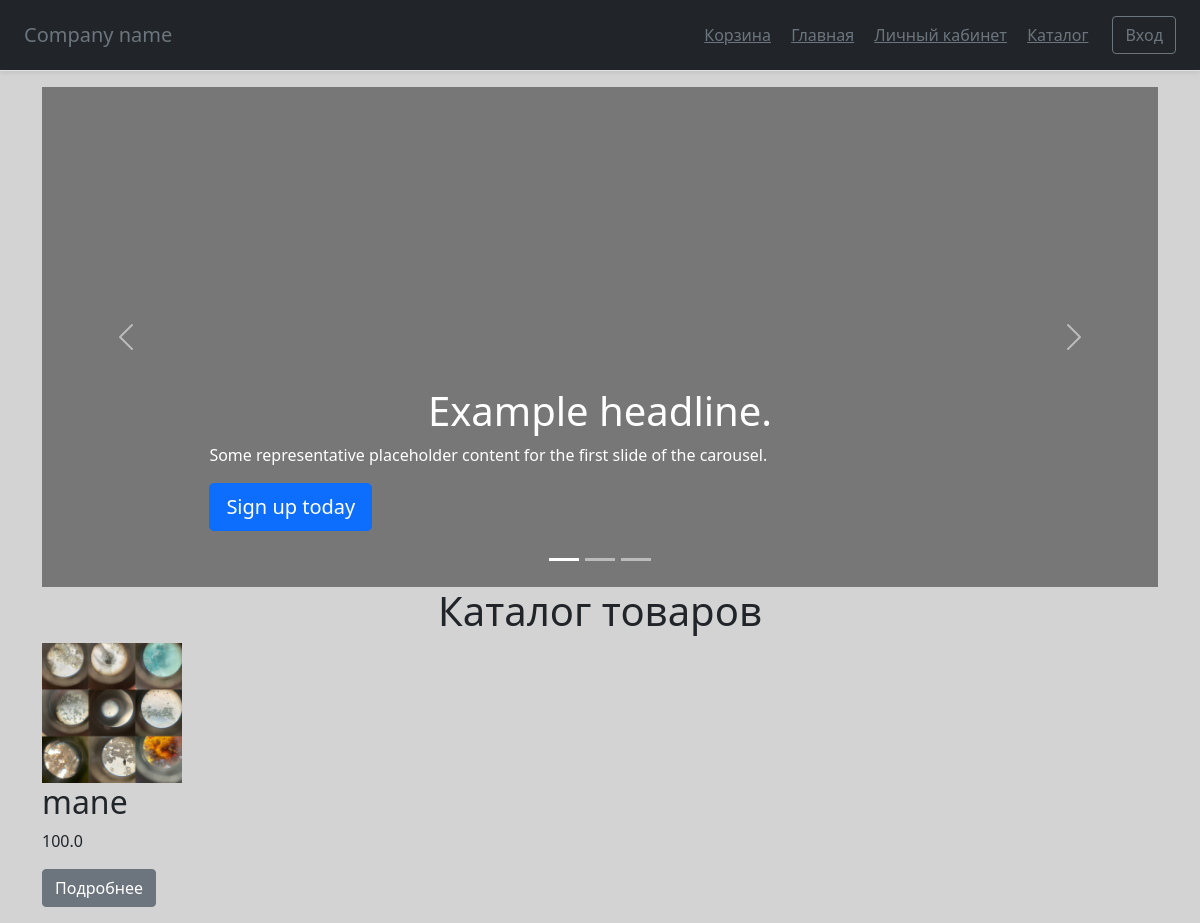
The app's page /catalog, older data.
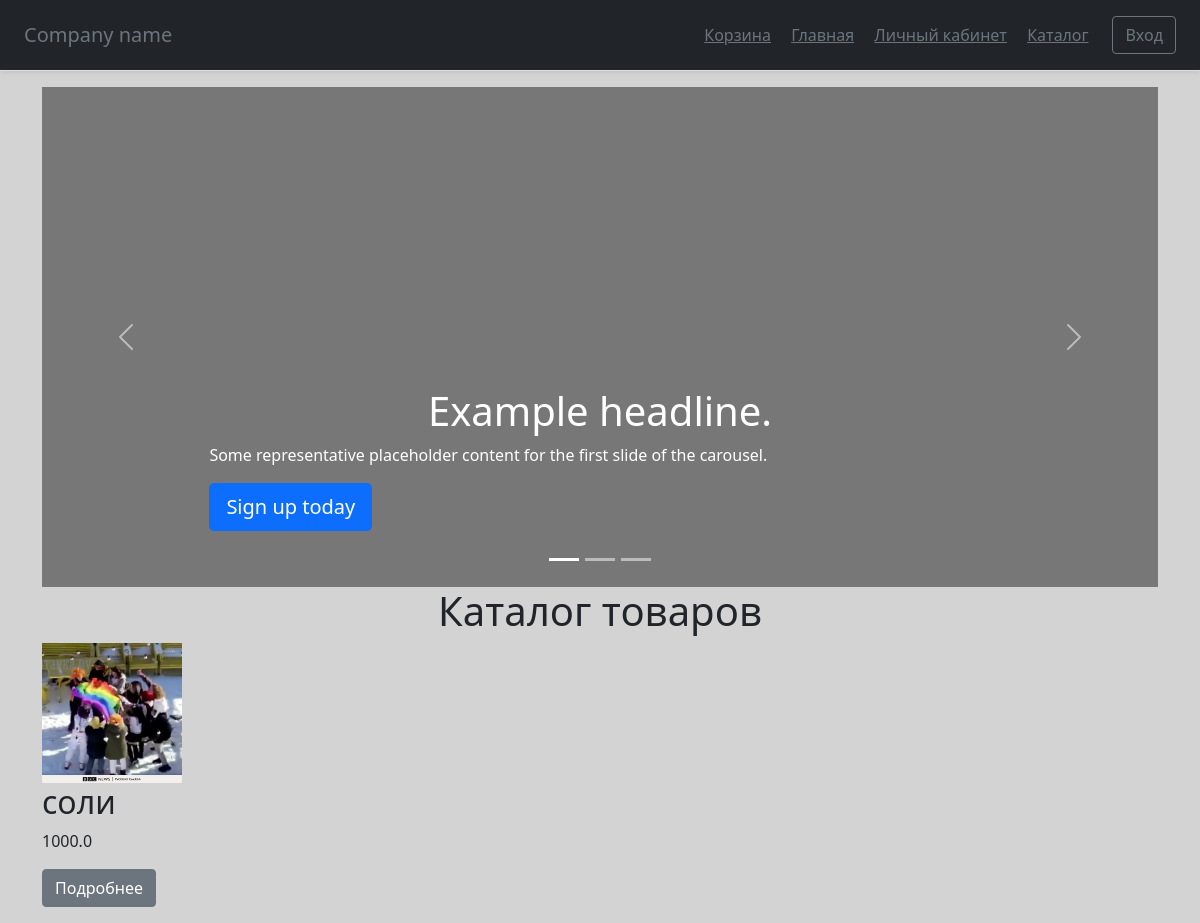
The same page, newer data.
### main.py (models this page shows)
class Items(db.Model):
    id = db.Column(db.Integer, primary_key=True, autoincrement=True)
    name = db.Column(db.String(100), nullable=True)
    description = db.Column(db.Text, nullable=True)
    photo_url = db.Column(db.Text, nullable=True)
    count = db.Column(db.Integer, nullable=True)
    price = db.Column(db.Float, nullable=True)

### main.py (the view)
    @app.route('/catalog')
    def catalog():
        items = Items.query.all()
        return render_template('catalog.html', title='Каталог', css_file='catalog.css', class_main='container',
                               items=items)

### templates/catalog.html (shortened to what this page needs)
{% extends "base.html" %}
{% block content %}
<div id="myCarousel" class="carousel slide" data-bs-ride="carousel">
    <div class="carousel-indicators">
      <button type="button" data-bs-target="#myCarousel" data-bs-slide-to="0" class="active" aria-current="true" aria-label="Slide 1"></button>
      <button type="button" data-bs-target="#myCarousel" data-bs-slide-to="1" aria-label="Slide 2"></button>
      <button type="button" data-bs-target="#myCarousel" data-bs-slide-to="2" aria-label="Slide 3"></button>
    </div>
    <div class="carousel-inner">
      <div class="carousel-item active">
        <svg class="bd-placeholder-img" width="100%" height="100%" xmlns="http://www.w3.org/2000/svg" aria-hidden="true" preserveAspectRatio="xMidYMid slice" focusable="false"><rect width="100%" height="100%" fill="#777"/></svg>
        <div class="container">
          <div class="carousel-caption text-start">
            <h1>Example headline.</h1>
            <p>Some representative placeholder content for the first slide of the carousel.</p>
            <p><a class="btn btn-lg btn-primary" href="#">Sign up today</a></p>
          </div>
        </div>
      </div>
    </div>
    <button class="carousel-control-prev" type="button" data-bs-target="#myCarousel" data-bs-slide="prev">
      <span class="carousel-control-prev-icon" aria-hidden="true"></span>
    </button>
    <button class="carousel-control-next" type="button" data-bs-target="#myCarousel" data-bs-slide="next">
      <span class="carousel-control-next-icon" aria-hidden="true"></span>
    </button>
  </div>
<h1>Каталог товаров</h1>
<div class="row">
{% for item in items %}
  <div class="col-lg-4">
    <img class="bd-placeholder-img-c" src="{{ item.photo_url }}" width="140" height="140" aria-label="Placeholder: 140x140">
    <h2>{{ item.name }}</h2>
    <p>{{ item.price }}</p>
    <p><a class="btn btn-secondary" href="item/{{ item.id }}">Подробнее</a></p>
  </div>
{% endfor %}
</div>
{% endblock %}

Row changes from the older to the newer data that the page shows:
changed Items: photo_url: a different picture; name "mane" → "соли"; price "100.0" → "1000.0"
